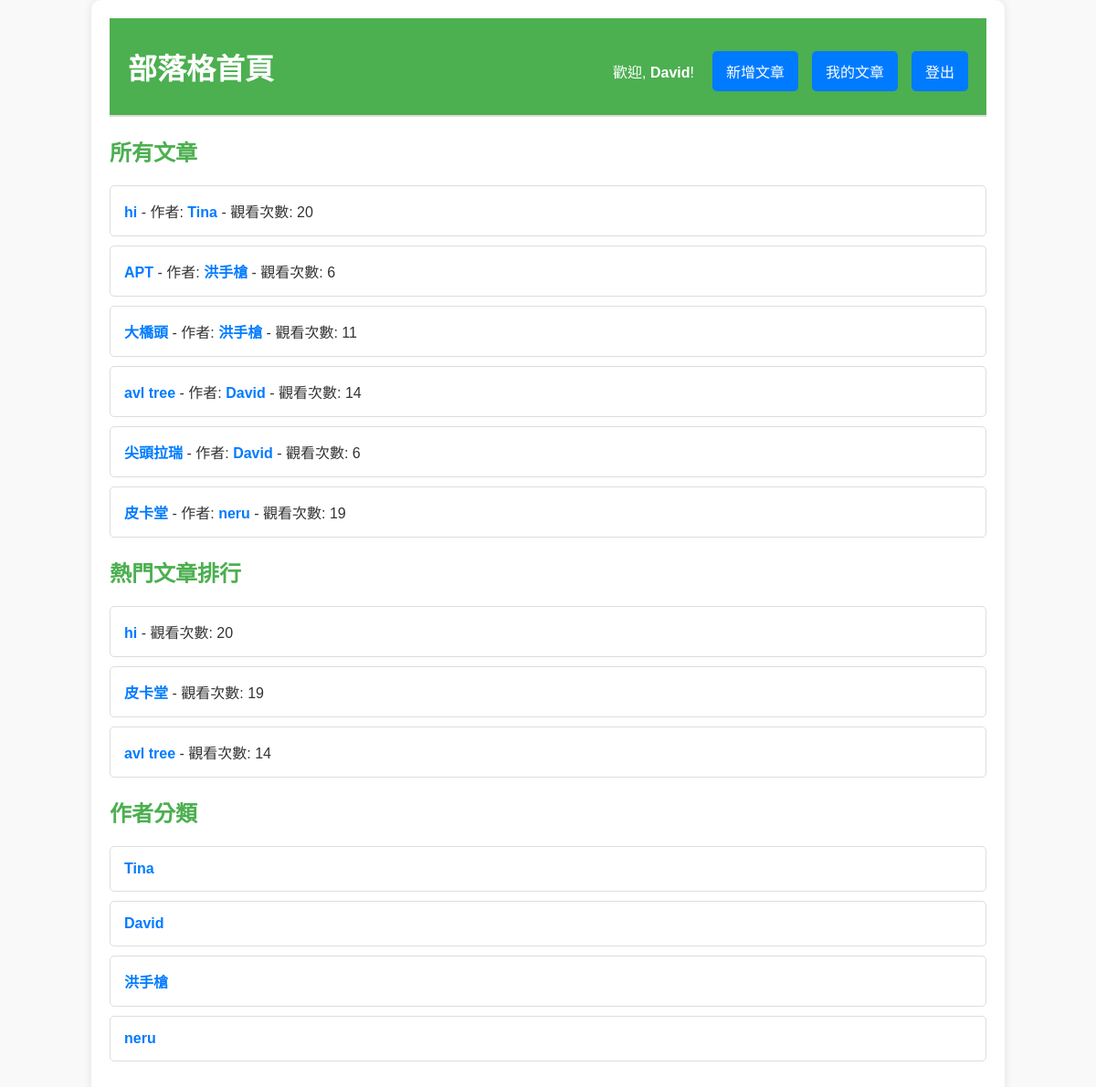
The app's page / (signed in) with its own data.
### app.py (models this page shows)
class User(UserMixin, db.Model):
    id = db.Column(db.Integer, primary_key=True)
    username = db.Column(db.String(150), unique=True, nullable=False)
    name = db.Column(db.String(150), nullable=False)  # 顯示名稱
    password = db.Column(db.String(150), nullable=False)

class Post(db.Model):
    id = db.Column(db.Integer, primary_key=True)
    title = db.Column(db.String(100), nullable=False)
    content = db.Column(db.Text, nullable=False)
    image_path = db.Column(db.String(150), nullable=True)  # 新增圖片路徑欄位
    author_id = db.Column(db.Integer, db.ForeignKey('user.id'), nullable=False)
    author = db.relationship('User', backref=db.backref('posts', lazy=True))
    view_count = db.Column(db.Integer, default=0)  # 文章觀看次數
    comments = db.relationship('Comment', backref='post', lazy=True, cascade="all, delete-orphan")

### app.py (the view)
@app.route('/')
def index():
    posts = Post.query.all()
    authors = User.query.all()
    top_posts = Post.query.order_by(Post.view_count.desc()).limit(3).all()
    return render_template('index.html', posts=posts, authors=authors, top_posts=top_posts)

### app.py (called while the page is built)
@login_manager.user_loader
def load_user(user_id):
    return User.query.get(int(user_id))

### templates/index.html (shortened to what this page needs)
<!DOCTYPE html>
<html lang="zh-Hant">
<head>
    <link rel="stylesheet" href="{{ url_for('static', filename='style.css') }}">
</head>
<body>
    <div class="container">
        <header>
            <h1>部落格首頁</h1>
            <div class="auth-container">
                {% if current_user.is_authenticated %}
                    <p>歡迎, <strong>{{ current_user.name }}</strong>!</p>
                    <div class="auth-buttons">
                        <a href="{{ url_for('new_post') }}" class="button">新增文章</a>
                        <a href="{{ url_for('my_posts') }}" class="button">我的文章</a>
                        <a href="{{ url_for('logout') }}" class="button logout">登出</a>
                    </div>
                {% else %}
                    <div class="auth-buttons">
                        <a href="{{ url_for('login') }}" class="button primary">登入</a>
                        <a href="{{ url_for('register') }}" class="button">註冊</a>
                    </div>
                {% endif %}
            </div>
        </header>
        <section>
            <h2>所有文章</h2>
            <ul class="post-list">
                {% for post in posts %}
                    <li class="post-item">
                        <a href="{{ url_for('get_post', post_id=post.id) }}">{{ post.title }}</a>
                        - 作者: <a href="{{ url_for('posts_by_author', author_id=post.author_id) }}">{{ post.author.name }}</a>
                        - 觀看次數: {{ post.view_count }}
                    </li>
                {% endfor %}
            </ul>
        </section>
        <section>
            <h2>熱門文章排行</h2>
            <ul class="top-posts-list">
                {% for top_post in top_posts %}
                    <li class="top-post-item">
                        <a href="{{ url_for('get_post', post_id=top_post.id) }}">{{ top_post.title }}</a>
                        - 觀看次數: {{ top_post.view_count }}
                    </li>
                {% endfor %}
            </ul>
        </section>
        <section>
            <h2>作者分類</h2>
            <ul class="author-list">
                {% for author in authors %}
                    <li class="author-item"><a href="{{ url_for('posts_by_author', author_id=author.id) }}">{{ author.name }}</a></li>
                {% endfor %}
            </ul>
        </section>
    </div>
</body>
</html>

### static/uploads/css/style.css (style rules this page uses)
body { font-family: Arial, sans-serif; background-color: #f4f4f4; margin: 0; padding: 0; color: #333; }
.container { width: 80%; margin: 20px auto; background-color: white; padding: 20px; box-shadow: 0 0 10px rgba(0, 0, 0, 0.1); border-radius: 10px; }
header { display: flex; justify-content: space-between; align-items: center; padding-bottom: 20px; border-bottom: 2px solid #ddd; }
h1 { margin: 0; }
.auth-container { display: flex; align-items: center; gap: 20px; }
.auth-buttons { display: flex; gap: 10px; }
a.button, button.button { padding: 10px 15px; background-color: #007BFF; color: white; text-decoration: none; border-radius: 5px; transition: background-color 0.3s; border: none; cursor: pointer; }
ul { list-style-type: none; padding: 0; }
.post-list, .top-posts-list, .author-list, .comment-list { margin-top: 20px; }
.post-item, .top-post-item, .author-item, .comment-item { margin-bottom: 10px; }
.post-item a, .top-post-item a, .author-item a { font-weight: bold; color: #007BFF; text-decoration: none; transition: color 0.3s; }

### templates/index.html (style rules this page uses)
body { font-family: Arial, sans-serif; background-color: #f9f9f9; color: #333; margin: 0; padding: 0; }
.container { max-width: 1200px; margin: auto; padding: 20px; }
header { background-color: #4CAF50; color: white; padding: 20px; text-align: center; }
.auth-container { margin-top: 10px; }
.auth-buttons { display: flex; justify-content: center; gap: 15px; }
.button { background-color: #008CBA; color: white; padding: 10px 15px; text-align: center; text-decoration: none; border-radius: 5px; transition: background-color 0.3s; }
.post-list, .top-posts-list, .author-list { list-style-type: none; padding: 0; }
.post-item, .top-post-item, .author-item { background-color: white; border: 1px solid #ddd; border-radius: 5px; margin: 10px 0; padding: 15px; transition: box-shadow 0.3s; }
h2 { color: #4CAF50; margin-top: 20px; }

### records on screen
User: name "David"
Post: title "hi", author.name "Tina", view_count "20"
Post: title "APT", author.name "洪手槍", view_count "6"
Post: title "大橋頭", author.name "洪手槍", view_count "11"
Post: title "avl tree", author.name "David", view_count "14"
Post: title "尖頭拉瑞", author.name "David", view_count "6"
Post: title "皮卡堂", author.name "neru", view_count "19"
User: name "Tina"
User: name "洪手槍"
User: name "neru"
